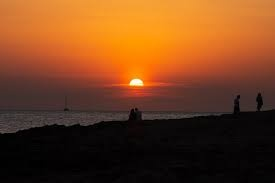
%> input picture FC_LAB0/faro.jpg, 275 x 183 px
$ octave ej4.m   (GNU Octave 9; MATLAB toolbox functions it lacks are replaced by stand-ins)
%> lines starting %> are read from the running program, lines starting %| are printed output that depends on the picture
im = imread("faro.jpg");
%> im is the input picture: size 183x275x3 uint8; mean R, G, B 116.6, 65.3, 29.7
im2 = imread("playa.jpg");
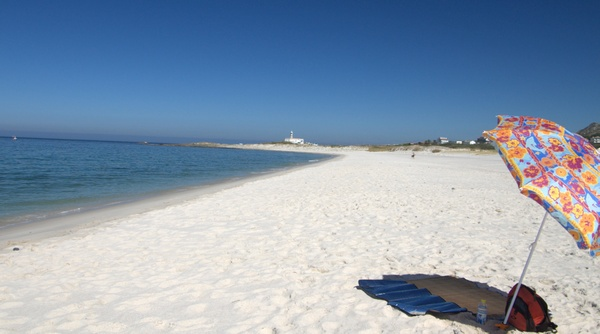
%> input picture FC_LAB0/playa.jpg, 600 x 334 px
%> im2 is the input picture: size 334x600x3 uint8; mean R, G, B 136.6, 154.6, 174.9
ntsc = rgb2ntsc(im);
%> ntsc: size 183x275x3 double; mean of channels 1, 2, 3 0.3, 0.165, -0.00117
ntsc2 = rgb2ntsc(im2);
%> ntsc2: size 334x600x3 double; mean of channels 1, 2, 3 0.594, -0.0677, 0.00995

for i = (1:3)
    fprintf('mean: %.2f\nstandard desviation: %.2f\n', mean2(ntsc2(:,:,i)), std2(ntsc2(:,:,i)));
    ntsc2(:,:,i) = (ntsc2(:,:,i) - mean2(ntsc2(:,:,i)))/std2(ntsc2(:,:,i));
    ntsc2(:,:,i) = (ntsc2(:,:,i) * std2(ntsc(:,:,i))) + mean2(ntsc(:,:,i));
    fprintf('mean: %.2f\nstandard desviation: %.2f\n\n', mean2(ntsc2(:,:,i)), std2(ntsc2(:,:,i)));
end
%> this loop made 3 passes
%| mean: 0.59
%| standard desviation: 0.24
%| mean: 0.30
%| standard desviation: 0.25
%| mean: -0.07
%| standard desviation: 0.10
%| mean: 0.16
%| standard desviation: 0.16
%| mean: 0.01
%| standard desviation: 0.02
%> (further printed lines are left out)
%> ntsc2: size 334x600x3 double; mean of channels 1, 2, 3 0.3, 0.165, -0.00117

res = ntsc2rgb(ntsc2);
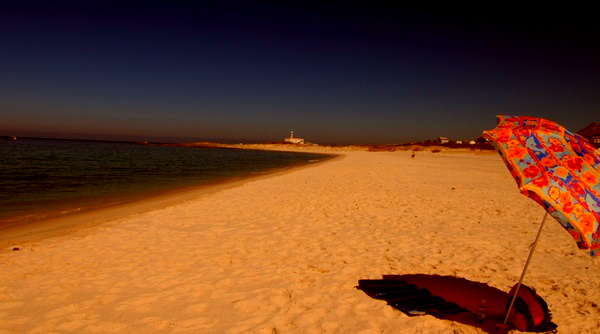
%> res: size 334x600x3 double; mean R, G, B 0.457, 0.265, 0.141
figure(1);
subplot(1,3,1);
imshow(im2);
subplot(1,3,2);
imshow(res);
subplot(1,3,3);
imshow(im);
